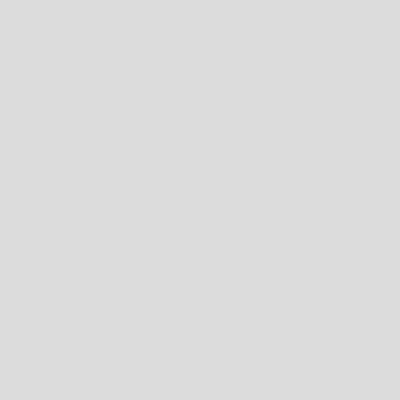
Frame 1 (no input)
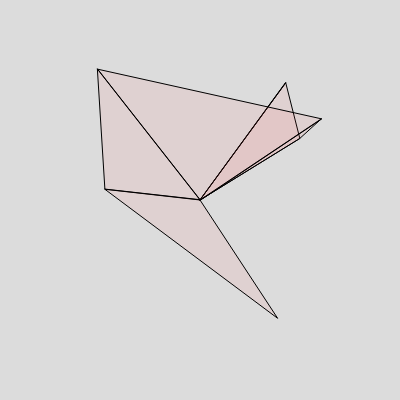
Frame 60 (no input)
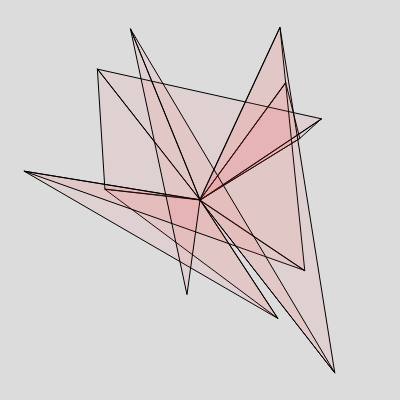
Frame 120 (the mouse pressed at the canvas centre since frame 60)

The p5.js sketch that drew these frames (run headless with seeded random() and noise() and a simulated clock; from frame 60 on, the mouse is pressed at the canvas centre):

// p5.js sketch
// ── sketch.js
let centerX, centerY;
let prevX, prevY;
let triangles = [];

function setup() {
  createCanvas(400, 400);
  centerX = width / 2;
  centerY = height / 2;
  prevX = centerX;
  prevY = centerY;
  background(220);
}

function draw() {
  if (frameCount % 10 === 0) {
    let randomX = random(width);
    let randomY = random(height);
    
    let newTriangle = {
      x1: centerX,
      y1: centerY,
      x2: randomX,
      y2: randomY,
      x3: prevX,
      y3: prevY
    };
    
    triangles.push(newTriangle);
    
    prevX = randomX;
    prevY = randomY;
  }
  
  background(220);
  
  for (let t of triangles) {
    fill(255, 80, 80, 20);
    drawTriangle(t.x1, t.y1, t.x2, t.y2, t.x3, t.y3);
  }
}

function drawTriangle(x1, y1, x2, y2, x3, y3) {
  triangle(x1, y1, x2, y2, x3, y3);
}
